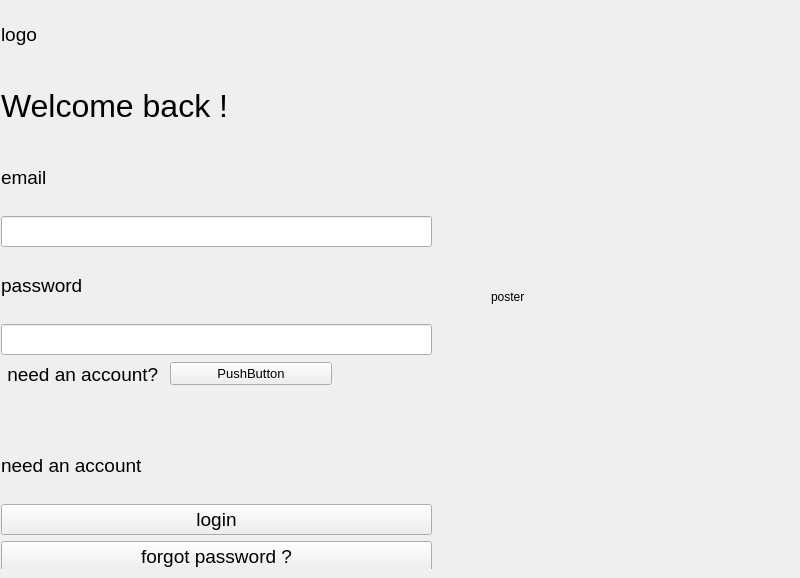
<?xml version="1.0" encoding="UTF-8"?>
<ui version="4.0">
 <class>MainWindow</class>
 <widget class="QMainWindow" name="MainWindow">
  <property name="geometry">
   <rect>
    <x>0</x>
    <y>0</y>
    <width>800</width>
    <height>578</height>
   </rect>
  </property>
  <property name="windowTitle">
   <string>MainWindow</string>
  </property>
  <widget class="QWidget" name="centralwidget">
   <layout class="QHBoxLayout" name="horizontalLayout">
    <property name="leftMargin">
     <number>1</number>
    </property>
    <property name="topMargin">
     <number>1</number>
    </property>
    <item>
     <widget class="QWidget" name="widget_4" native="true">
      <widget class="QWidget" name="widget" native="true">
       <property name="geometry">
        <rect>
         <x>0</x>
         <y>0</y>
         <width>431</width>
         <height>571</height>
        </rect>
       </property>
       <property name="font">
        <font>
         <family>Arial</family>
         <pointsize>14</pointsize>
        </font>
       </property>
       <layout class="QVBoxLayout" name="verticalLayout">
        <item>
         <widget class="QLabel" name="label">
          <property name="text">
           <string>logo</string>
          </property>
         </widget>
        </item>
        <item>
         <widget class="QLabel" name="tilte">
          <property name="font">
           <font>
            <family>MS Shell Dlg 2</family>
            <pointsize>24</pointsize>
           </font>
          </property>
          <property name="text">
           <string>Welcome back !</string>
          </property>
         </widget>
        </item>
        <item>
         <widget class="QLabel" name="label_3">
          <property name="text">
           <string>email</string>
          </property>
         </widget>
        </item>
        <item>
         <widget class="QLineEdit" name="password">
          <property name="echoMode">
           <enum>QLineEdit::Password</enum>
          </property>
         </widget>
        </item>
        <item>
         <widget class="QLabel" name="label_4">
          <property name="text">
           <string>password</string>
          </property>
         </widget>
        </item>
        <item>
         <widget class="QLineEdit" name="email"/>
        </item>
        <item>
         <widget class="QWidget" name="widget_2" native="true">
          <widget class="QWidget" name="">
           <property name="geometry">
            <rect>
             <x>0</x>
             <y>0</y>
             <width>331</width>
             <height>26</height>
            </rect>
           </property>
           <layout class="QHBoxLayout" name="horizontalLayout_2">
            <property name="leftMargin">
             <number>1</number>
            </property>
            <item>
             <widget class="QLabel" name="label_5">
              <property name="font">
               <font>
                <pointsize>14</pointsize>
               </font>
              </property>
              <property name="text">
               <string> need an account?</string>
              </property>
             </widget>
            </item>
            <item>
             <widget class="QPushButton" name="nav_register">
              <property name="font">
               <font>
                <family>Arial</family>
                <pointsize>10</pointsize>
               </font>
              </property>
              <property name="text">
               <string>PushButton</string>
              </property>
             </widget>
            </item>
           </layout>
          </widget>
         </widget>
        </item>
        <item>
         <widget class="QLabel" name="label_2">
          <property name="text">
           <string>need an account</string>
          </property>
         </widget>
        </item>
        <item>
         <widget class="QPushButton" name="login">
          <property name="font">
           <font>
            <family>Arial</family>
           </font>
          </property>
          <property name="text">
           <string>login</string>
          </property>
         </widget>
        </item>
        <item>
         <widget class="QPushButton" name="forgot_password">
          <property name="text">
           <string>forgot password ?</string>
          </property>
         </widget>
        </item>
       </layout>
      </widget>
      <widget class="QLabel" name="label_6">
       <property name="geometry">
        <rect>
         <x>490</x>
         <y>220</y>
         <width>151</width>
         <height>151</height>
        </rect>
       </property>
       <property name="text">
        <string>poster</string>
       </property>
      </widget>
     </widget>
    </item>
   </layout>
  </widget>
 </widget>
 <resources/>
 <connections/>
</ui>
